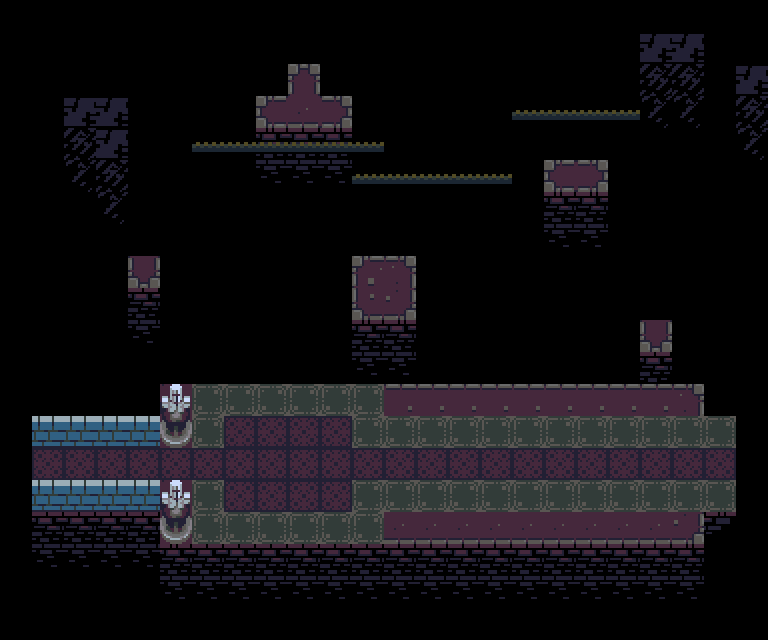

This game map was drawn from its Tiled (.tmx) file and the tilesets committed beside it. A one-line description and the full map source follow:
An orthogonal 24x20 tile map with 32x32 px tiles, 4 tile layers (ground, walls, death, guff) and 9 objects (3x platform, 2x connection, 2x actor, scene, door).

<map version="1.0" tiledversion="1.1.5" orientation="orthogonal" renderorder="right-down" width="24" height="20" tilewidth="32" tileheight="32" infinite="0" nextobjectid="25">
 <tileset firstgid="1" source="tower-tileset.tsx" />
 <layer name="ground" width="24" height="20">
  <data encoding="csv">
0,0,0,0,0,0,0,0,0,0,0,0,0,0,0,0,0,0,0,0,0,0,0,0,
0,0,0,0,0,0,0,0,0,0,0,0,0,0,0,0,0,0,0,0,0,0,0,0,
0,0,0,0,0,0,0,0,0,49,0,0,0,0,0,0,0,0,0,0,0,0,0,0,
0,0,0,0,0,0,0,0,59,65,48,0,0,0,0,0,0,0,0,0,0,0,0,0,
0,0,0,0,0,0,0,0,0,0,0,0,0,0,0,0,0,0,0,0,0,0,0,0,
0,0,0,0,0,0,0,0,0,0,0,0,0,0,0,0,0,59,48,0,0,0,0,0,
0,0,0,0,0,0,0,0,0,0,0,0,0,0,0,0,0,0,0,0,0,0,0,0,
0,0,0,0,0,0,0,0,0,0,0,0,0,0,0,0,0,0,0,0,0,0,0,0,
0,0,0,0,58,0,0,0,0,0,0,44,46,0,0,0,0,0,0,0,0,0,0,0,
0,0,0,0,0,0,0,0,0,0,0,64,66,0,0,0,0,0,0,0,0,0,0,0,
0,0,0,0,0,0,0,0,0,0,0,0,0,0,0,0,0,0,0,0,58,0,0,0,
0,0,0,0,0,0,0,0,0,0,0,0,0,0,0,0,0,0,0,0,0,0,0,0,
0,0,0,0,0,55,51,51,51,51,51,51,45,45,45,45,45,45,45,45,45,46,0,0,
0,0,0,0,0,55,51,52,52,52,52,51,51,51,51,51,51,51,51,51,51,51,51,0,
0,52,52,52,52,52,52,52,52,52,52,52,52,52,52,52,52,52,52,52,52,52,52,0,
0,0,0,0,0,55,51,52,52,52,52,51,51,51,51,51,51,51,51,51,51,51,51,0,
0,0,0,0,0,55,51,51,51,51,51,51,65,65,65,65,65,65,65,65,65,66,0,0,
0,0,0,0,0,0,0,0,0,0,0,0,0,0,0,0,0,0,0,0,0,0,0,0,
0,0,0,0,0,0,0,0,0,0,0,0,0,0,0,0,0,0,0,0,0,0,0,0,
0,0,0,0,0,0,0,0,0,0,0,0,0,0,0,0,0,0,0,0,0,0,0,0
</data>
 </layer>
 <layer name="walls" width="24" height="20">
  <data encoding="csv">
0,0,0,0,0,0,0,0,0,0,0,0,0,0,0,0,0,0,0,0,0,0,0,0,
0,0,0,0,0,0,0,0,0,0,0,0,0,0,0,0,0,0,0,0,0,0,0,0,
0,0,0,0,0,0,0,0,0,0,0,0,0,0,0,0,0,0,0,0,0,0,0,0,
0,0,0,0,0,0,0,0,0,0,0,0,0,0,0,0,0,0,0,0,0,0,0,0,
0,0,0,0,0,0,0,0,0,0,0,0,0,0,0,0,0,0,0,0,0,0,0,0,
0,0,0,0,0,0,0,0,0,0,0,0,0,0,0,0,0,0,0,0,0,0,0,0,
0,0,0,0,0,0,0,0,0,0,0,0,0,0,0,0,0,0,0,0,0,0,0,0,
0,0,0,0,0,0,0,0,0,0,0,0,0,0,0,0,0,0,0,0,0,0,0,0,
0,0,0,0,0,0,0,0,0,0,0,0,0,0,0,0,0,0,0,0,0,0,0,0,
0,0,0,0,0,0,0,0,0,0,0,0,0,0,0,0,0,0,0,0,0,0,0,0,
0,0,0,0,0,0,0,0,0,0,0,0,0,0,0,0,0,0,0,0,0,0,0,0,
0,0,0,0,0,0,0,0,0,0,0,0,0,0,0,0,0,0,0,0,0,0,0,0,
0,0,0,0,0,87,0,0,0,0,0,0,0,0,0,0,0,0,0,0,0,0,0,0,
0,12,12,12,12,97,0,0,0,0,0,0,0,0,0,0,0,0,0,0,0,0,0,0,
0,52,0,0,0,0,0,0,0,0,0,0,0,0,0,0,0,0,0,0,0,0,0,0,
0,12,12,12,12,87,0,0,0,0,0,0,0,0,0,0,0,0,0,0,0,0,0,0,
0,0,0,0,0,97,0,0,0,0,0,0,0,0,0,0,0,0,0,0,0,0,0,0,
0,0,0,0,0,0,0,0,0,0,0,0,0,0,0,0,0,0,0,0,0,0,0,0,
0,0,0,0,0,0,0,0,0,0,0,0,0,0,0,0,0,0,0,0,0,0,0,0,
0,0,0,0,0,0,0,0,0,0,0,0,0,0,0,0,0,0,0,0,0,0,0,0
</data>
 </layer>
 <layer name="death" width="24" height="20">
  <data encoding="csv">
0,0,0,0,0,0,0,0,0,0,0,0,0,0,0,0,0,0,0,0,0,0,0,0,
0,0,0,0,0,0,0,0,0,0,0,0,0,0,0,0,0,0,0,0,0,0,0,0,
0,0,0,0,0,0,0,0,0,0,0,0,0,0,0,0,0,0,0,0,0,0,0,0,
0,0,0,0,0,0,0,0,0,0,0,0,0,0,0,0,0,0,0,0,0,0,0,0,
0,0,0,0,0,0,0,0,98,79,100,0,0,0,0,0,0,0,0,0,0,0,0,0,
0,0,0,0,0,0,0,0,89,89,89,0,0,0,0,0,0,0,0,0,0,0,0,0,
0,0,0,0,0,0,0,0,0,0,0,0,0,0,0,0,0,98,100,0,0,0,0,0,
0,0,0,0,0,0,0,0,0,0,0,0,0,0,0,0,0,89,89,0,0,0,0,0,
0,0,0,0,0,0,0,0,0,0,0,0,0,0,0,0,0,0,0,0,0,0,0,0,
0,0,0,0,79,0,0,0,0,0,0,0,0,0,0,0,0,0,0,0,0,0,0,0,
0,0,0,0,89,0,0,0,0,0,0,98,100,0,0,0,0,0,0,0,0,0,0,0,
0,0,0,0,0,0,0,0,0,0,0,89,89,0,0,0,0,0,0,0,79,0,0,0,
0,0,0,0,0,0,0,0,0,0,0,0,0,0,0,0,0,0,0,0,0,0,0,0,
0,0,0,0,0,0,0,0,0,0,0,0,0,0,0,0,0,0,0,0,0,0,0,0,
0,0,0,0,0,0,0,0,0,0,0,0,0,0,0,0,0,0,0,0,0,0,0,0,
0,0,0,0,0,0,0,0,0,0,0,0,0,0,0,0,0,0,0,0,0,0,0,0,
0,79,79,79,79,0,0,0,0,0,0,0,0,0,0,0,0,0,0,0,0,0,80,0,
0,89,89,89,89,98,79,79,79,79,79,79,79,79,79,79,79,79,79,79,79,100,0,0,
0,0,0,0,0,89,89,89,89,89,89,89,89,89,89,89,89,89,89,89,89,89,0,0,
0,0,0,0,0,0,0,0,0,0,0,0,0,0,0,0,0,0,0,0,0,0,0,0
</data>
 </layer>
 <layer name="guff" width="24" height="20">
  <data encoding="csv">
0,0,0,0,0,0,0,0,0,0,0,0,0,0,0,0,0,0,0,0,0,0,0,0,
0,0,0,0,0,0,0,0,0,0,0,0,0,0,0,0,0,0,0,0,91,91,0,0,
0,0,0,0,0,0,0,0,0,0,0,0,0,0,0,0,0,0,0,0,92,92,0,91,
0,0,91,91,0,0,0,0,0,0,0,0,0,0,0,0,70,70,70,70,93,93,0,92,
0,0,92,91,0,0,70,70,70,70,70,70,0,0,0,0,0,0,0,0,0,0,0,93,
0,0,93,92,0,0,0,0,0,0,0,70,70,70,70,70,0,0,0,0,0,0,0,0,
0,0,0,93,0,0,0,0,0,0,0,0,0,0,0,0,0,0,0,0,0,0,0,0,
0,0,0,0,0,0,0,0,0,0,0,0,0,0,0,0,0,0,0,0,0,0,0,0,
0,0,0,0,0,0,0,0,0,0,0,0,0,0,0,0,0,0,0,0,0,0,0,0,
0,0,0,0,0,0,0,0,0,0,0,0,0,0,0,0,0,0,0,0,0,0,0,0,
0,0,0,0,0,0,0,0,0,0,0,0,0,0,0,0,0,0,0,0,0,0,0,0,
0,0,0,0,0,0,0,0,0,0,0,0,0,0,0,0,0,0,0,0,0,0,0,0,
0,0,0,0,0,0,0,0,0,0,0,0,0,0,0,0,0,0,0,0,0,0,0,0,
0,0,0,0,0,0,0,0,0,0,0,0,0,0,0,0,0,0,0,0,0,0,0,0,
0,0,0,0,0,0,0,0,0,0,0,0,0,0,0,0,0,0,0,0,0,0,0,0,
0,0,0,0,0,0,0,0,0,0,0,0,0,0,0,0,0,0,0,0,0,0,0,0,
0,0,0,0,0,0,0,0,0,0,0,0,0,0,0,0,0,0,0,0,0,0,0,0,
0,0,0,0,0,0,0,0,0,0,0,0,0,0,0,0,0,0,0,0,0,0,0,0,
0,0,0,0,0,0,0,0,0,0,0,0,0,0,0,0,0,0,0,0,0,0,0,0,
0,0,0,0,0,0,0,0,0,0,0,0,0,0,0,0,0,0,0,0,0,0,0,0
</data>
 </layer>
 <objectgroup name="objects">
  <object id="9" name="212" type="connection" x="704" y="448" width="32" height="32">
   <properties>
    <property name="dir" value="left" />
    <property name="to" value="72" />
   </properties>
  </object>
  <object id="10" name="213" type="connection" x="64" y="448" width="32" height="32">
   <properties>
    <property name="dir" value="right" />
    <property name="to" value="114" />
   </properties>
  </object>
  <object id="16" type="platform" x="352" y="160" width="32" height="32">
   <properties>
    <property name="movex" value="4" />
   </properties>
  </object>
  <object id="19" type="platform" x="192" y="128" width="32" height="32">
   <properties>
    <property name="movex" value="5" />
   </properties>
  </object>
  <object id="20" type="platform" x="512" y="96" width="32" height="32">
   <properties>
    <property name="movex" value="3" />
   </properties>
  </object>
  <object id="21" name="boss" type="actor" x="352" y="160" width="32" height="32">
   <properties>
    <property name="isBoss" value="true" />
    <property name="isHide" value="true" />
   </properties>
  </object>
  <object id="22" name="ant" type="actor" x="256" y="448" width="32" height="32">
   <properties>
    <property name="isBoss" value="false" />
    <property name="isHide" value="false" />
   </properties>
  </object>
  <object id="23" name="28" type="scene" x="384" y="384" width="64" height="160">
   <properties>
    <property name="switch" value="a" />
   </properties>
  </object>
  <object id="24" type="door" x="96" y="448" width="32" height="32">
   <properties>
    <property name="switch" value="b" />
   </properties>
  </object>
 </objectgroup>
</map>
